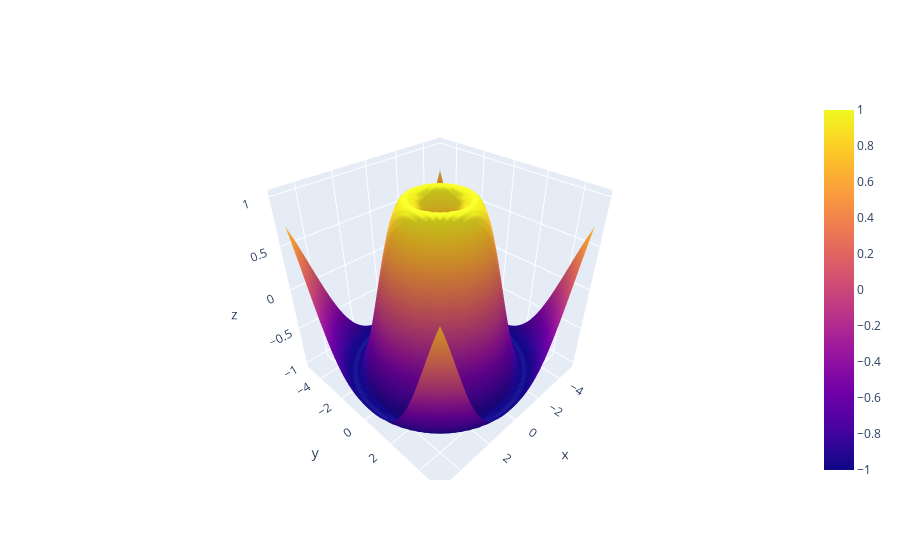

Notebook code cell kept with this figure:
### Markdown cell above
Q4. Using the given x and y data, generate a 3D surface plot to visualize the function.
x = np.linspace(-5, 5, 100)
y = np.linspace(-5, 5, 100)
x, y = np.meshgrid(x, y)
z = np.sin(np.sqrt(x**2 + y**2))
data = {
    'X': x.flatten(),
    'Y': y.flatten(),
    'Z': z.flatten()
}
df = pd.DataFrame(data)

### Code cell
x = np.linspace(-5, 5, 50)
y = np.linspace(-5, 5, 50)
x, y = np.meshgrid(x, y)
z = np.sin(np.sqrt(x**2 + y**2))
data = {
    'X': x.flatten(),
    'Y': y.flatten(),
    'Z': z.flatten()
}
df = pd.DataFrame(data)
fig = go.Figure(data=[go.Surface(z=z, x=x, y=y)])
fig.show()

### Figure 1 — Plotly figure (JSON) as saved in the notebook; plotly's stock layout.template omitted (floating-point values rounded to 4 significant figures; data arrays with more than 128 entries replaced by an {"elided": "..."} marker saying what was removed)
{"data": [{"type": "surface", "x": {"elided": "50x50 float values"}, "y": {"elided": "50x50 float values"}, "z": {"elided": "50x50 float values"}}], "layout": {"autosize": true, "scene": {"aspectmode": "auto", "aspectratio": {"x": 1, "y": 1, "z": 1}}}}
